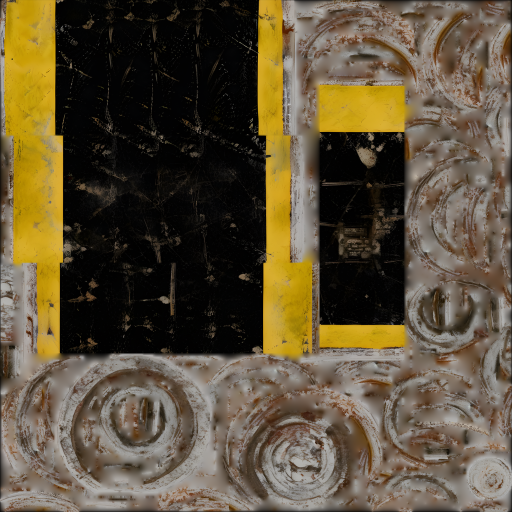
#> input picture assets/models/battery_texture_20250901.png, 1024 x 1024 px (shown at 1/2 size)
$ python make_tileable.py ../assets/models/battery_texture_20250901.png ../assets/models/door_texture_20250901.png
#> lines starting #> are read from the running program, lines starting #| are printed output that depends on the picture
"""Make a nearly tileable texture seamless: in a narrow band at each edge,
cross-fade to a half-rolled copy (whose own edges wrap perfectly), then
downscale to 1024."""
import sys
import numpy as np
from PIL import Image

src, dst = sys.argv[1], sys.argv[2]
im = Image.open(src).convert("RGB").resize((1024, 1024), Image.LANCZOS)
#> im is the input picture: PIL image 1024x1024 RGB; mean R, G, B 93.1, 80.7, 57.8
a = np.asarray(im).astype(float)
n = a.shape[0]
#> n = 1024
r = np.roll(a, (n // 2, n // 2), axis=(0, 1))
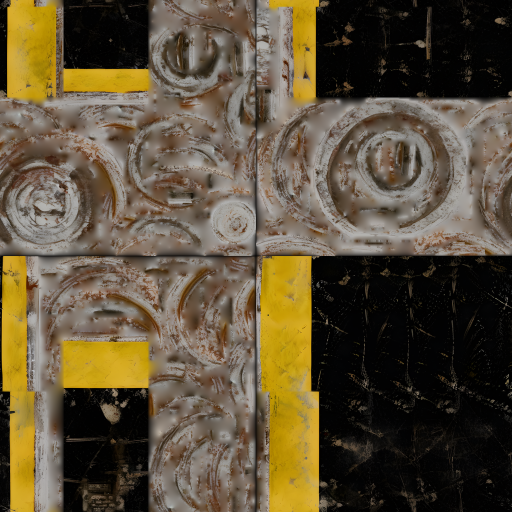
#> r: shape (1024, 1024, 3) float64 (shown at 1/2 size); mean R, G, B 93.1, 80.7, 57.8
band = int(n * 0.08)
#> band = 81
ramp = np.clip(np.minimum(np.arange(n), n - 1 - np.arange(n)) / band, 0, 1)
ramp = ramp * ramp * (3 - 2 * ramp)
m = np.minimum(ramp[:, None], ramp[None, :])[..., None]
out = a * m + r * (1 - m)
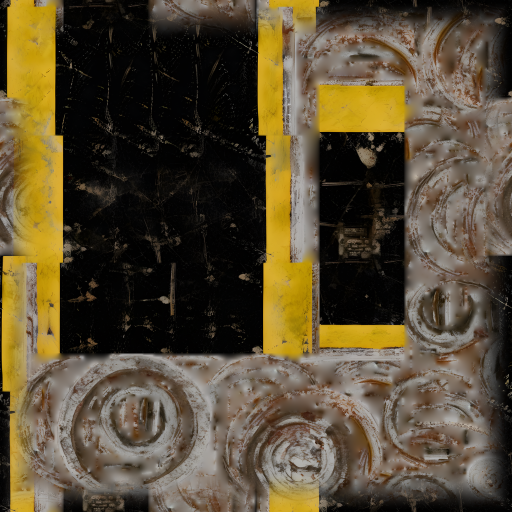
#> out: shape (1024, 1024, 3) float64 (shown at 1/2 size); mean R, G, B 87.4, 75.2, 51.5
Image.fromarray(out.clip(0, 255).astype(np.uint8)).save(dst, optimize=True)

$ run again, on assets/models/door_tiny_treats_texture_1.png
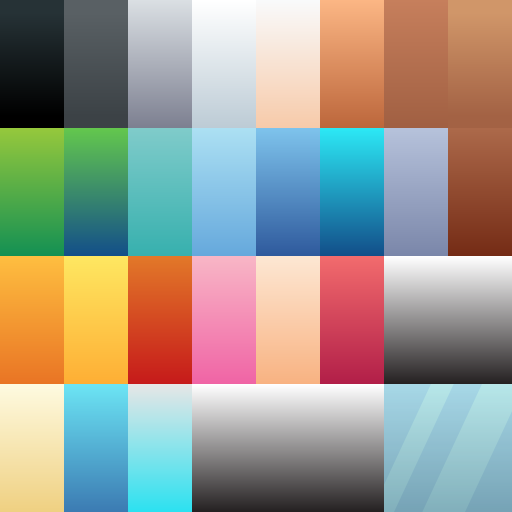
#> input picture assets/models/door_tiny_treats_texture_1.png, 1024 x 1024 px (shown at 1/2 size)
#> `r = np.roll(a, (n // 2, n // 2), axis=(0, 1))`:
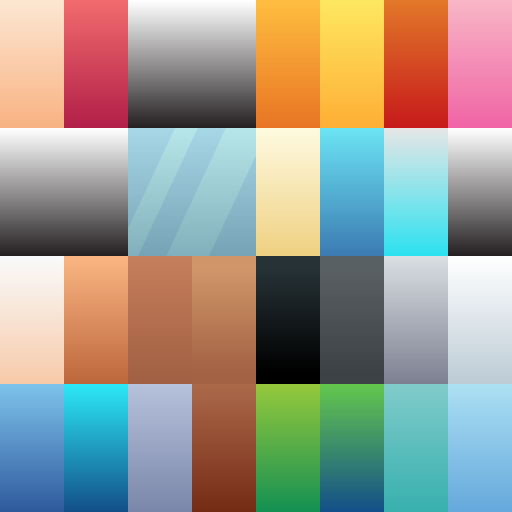
#> r: shape (1024, 1024, 3) float64 (shown at 1/2 size); mean R, G, B 156.5, 154, 143.4
#> `out = a * m + r * (1 - m)`:
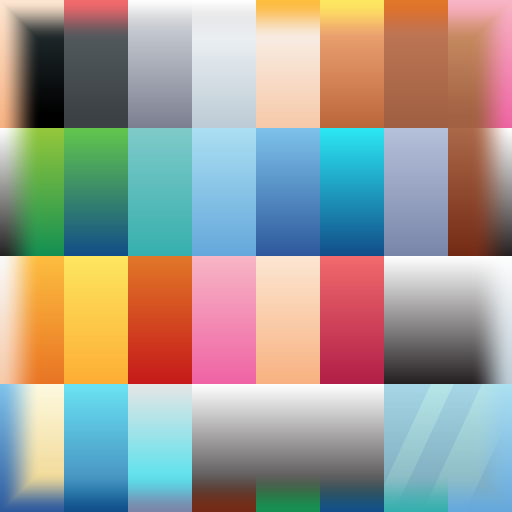
#> out: shape (1024, 1024, 3) float64 (shown at 1/2 size); mean R, G, B 160.1, 157.4, 149.8; drawn with min black and max white

$ run again, on assets/models/flashlight_texture_20250901.png
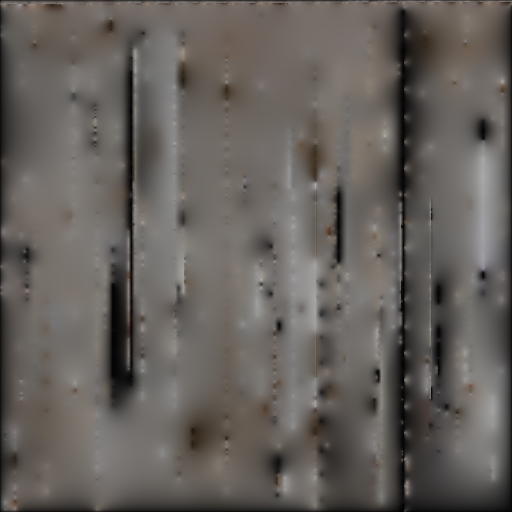
#> input picture assets/models/flashlight_texture_20250901.png, 1024 x 1024 px (shown at 1/2 size)
#> im is the input picture: PIL image 1024x1024 RGB; mean R, G, B 100.8, 96, 91.9
#> `r = np.roll(a, (n // 2, n // 2), axis=(0, 1))`:
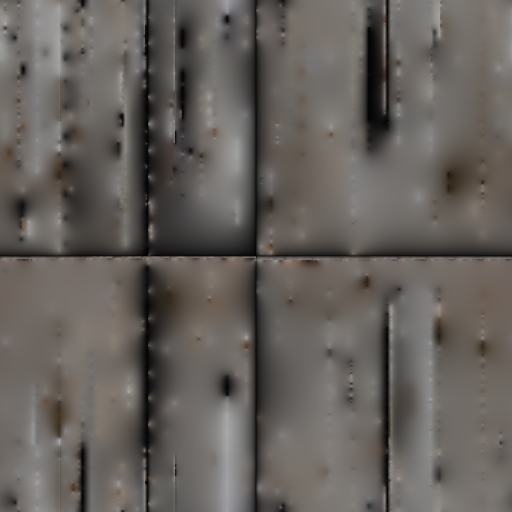
#> r: shape (1024, 1024, 3) float64 (shown at 1/2 size); mean R, G, B 100.8, 96, 91.9
#> `out = a * m + r * (1 - m)`:
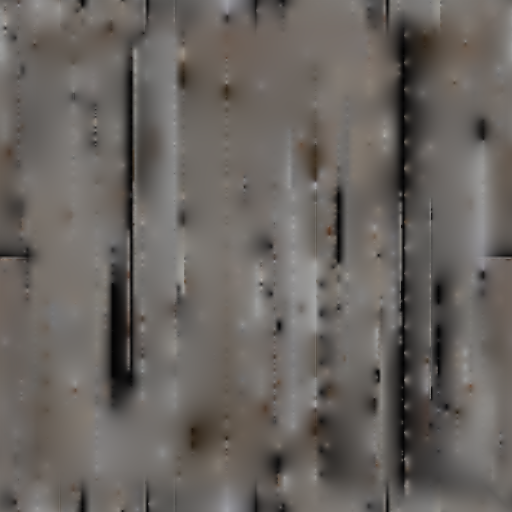
#> out: shape (1024, 1024, 3) float64 (shown at 1/2 size); mean R, G, B 104.4, 99.5, 95.2

$ run again, on assets/models/key_texture_20250901.png
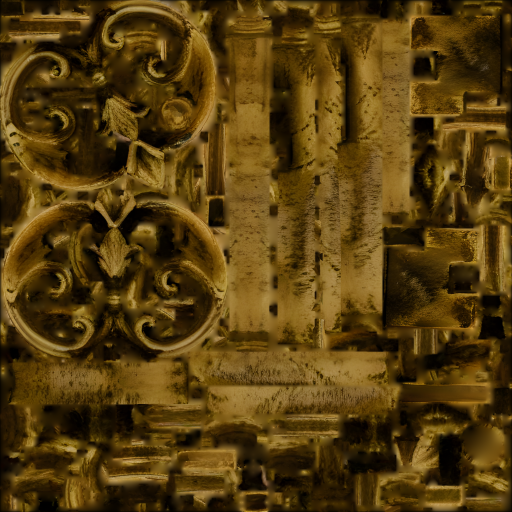
#> input picture assets/models/key_texture_20250901.png, 1024 x 1024 px (shown at 1/2 size)
#> im is the input picture: PIL image 1024x1024 RGB; mean R, G, B 85.8, 61.4, 14.7
#> `r = np.roll(a, (n // 2, n // 2), axis=(0, 1))`:
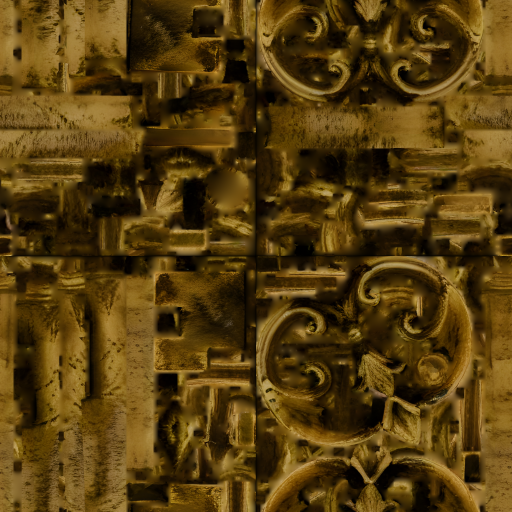
#> r: shape (1024, 1024, 3) float64 (shown at 1/2 size); mean R, G, B 85.8, 61.4, 14.7
#> `out = a * m + r * (1 - m)`:
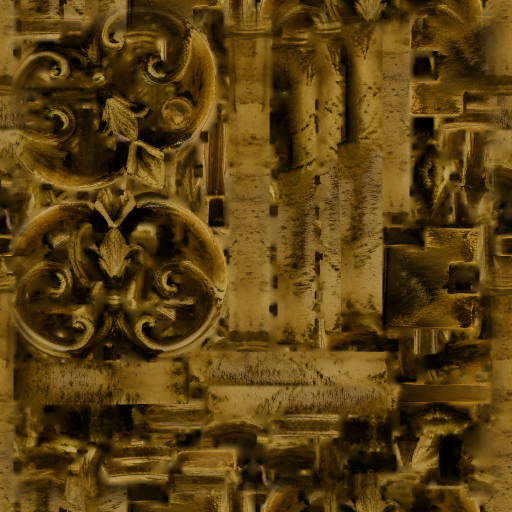
#> out: shape (1024, 1024, 3) float64 (shown at 1/2 size); mean R, G, B 89.9, 64.5, 15.9
